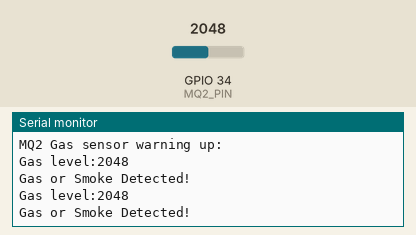
This sketch was run on a simulated ESP32. Parts: the last lines printed to the serial monitor. Inputs (shaded band) come from the test bench; at power-on: GPIO 34 (MQ2_PIN) = 2048.

Above: at 3.8 s.
3.9 s: GPIO 34 (MQ2_PIN) set to 2866
At 7.1 s:
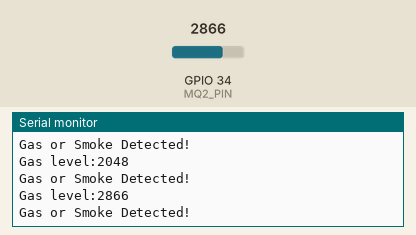
7.8 s: GPIO 34 (MQ2_PIN) set to 3603
At 9.3 s:
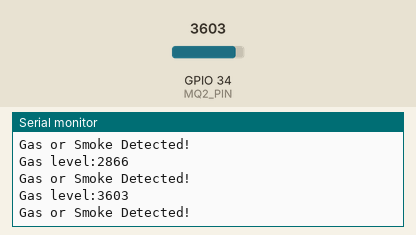
Timing chart, 0 to 10.8 s (numbered marks = the images above; inputs shaded):
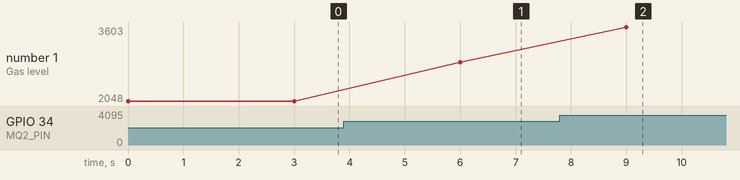

Measured:
- after the input at 3.9 s, the serial monitor: prints a new line after 2.1 s (image 1)
- after the input at 7.8 s, the serial monitor: prints a new line after 1.2 s (image 2)
- plotted number 1: 2048 → 2866 after the input at 3.9 s, 2866 → 3603 after the input at 7.8 s

The sketch:

5.ino
```cpp
#define MQ2_PIN 34

void setup() {
  // put your setup code here, to run once:
    Serial.begin(115200);
    pinMode(MQ2_PIN,INPUT);
    Serial.println("MQ2 Gas sensor warning up:");
}


void loop() {
  // put your main code here, to run repeatedly:
    int sensorValue=analogRead(MQ2_PIN);
    Serial.print("Gas level:");
    Serial.println(sensorValue);

    if(sensorValue>300)

    {
      Serial.println("Gas or Smoke Detected!");

    }
    delay(3000);
}
```
